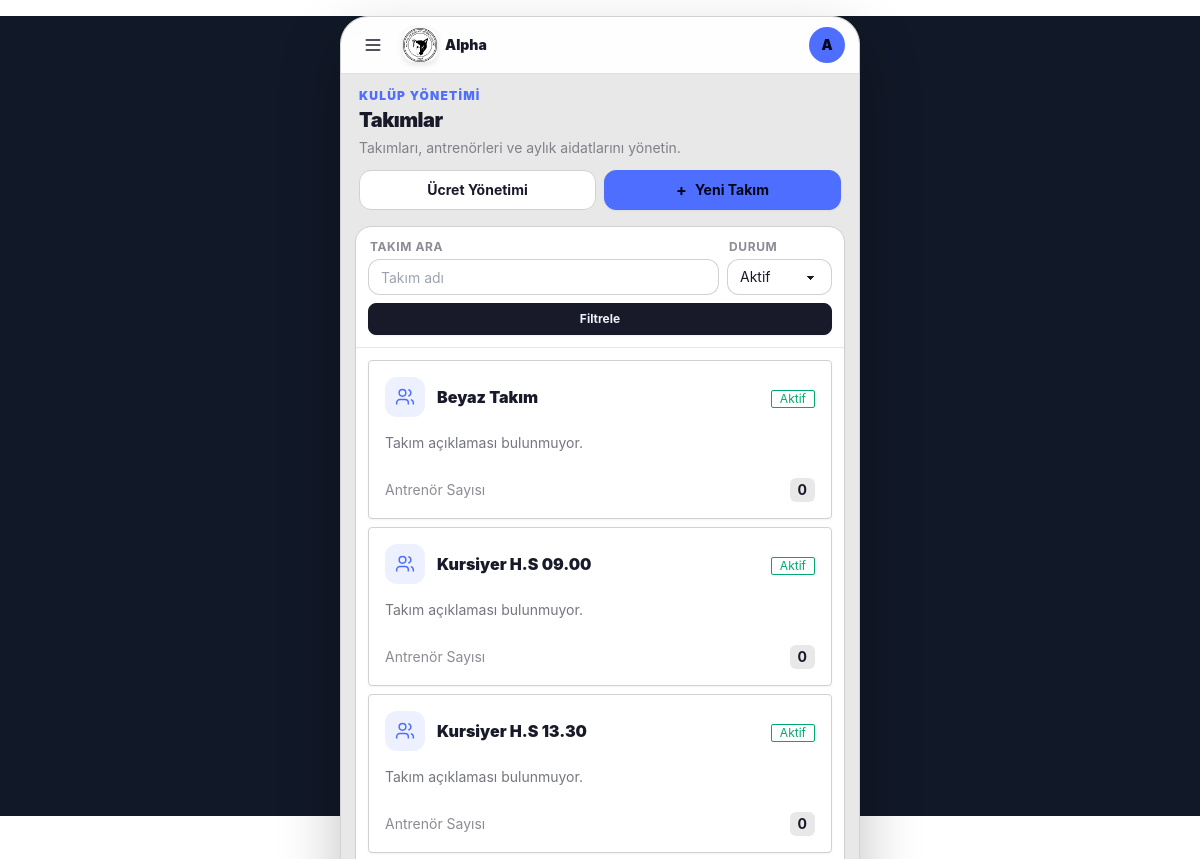
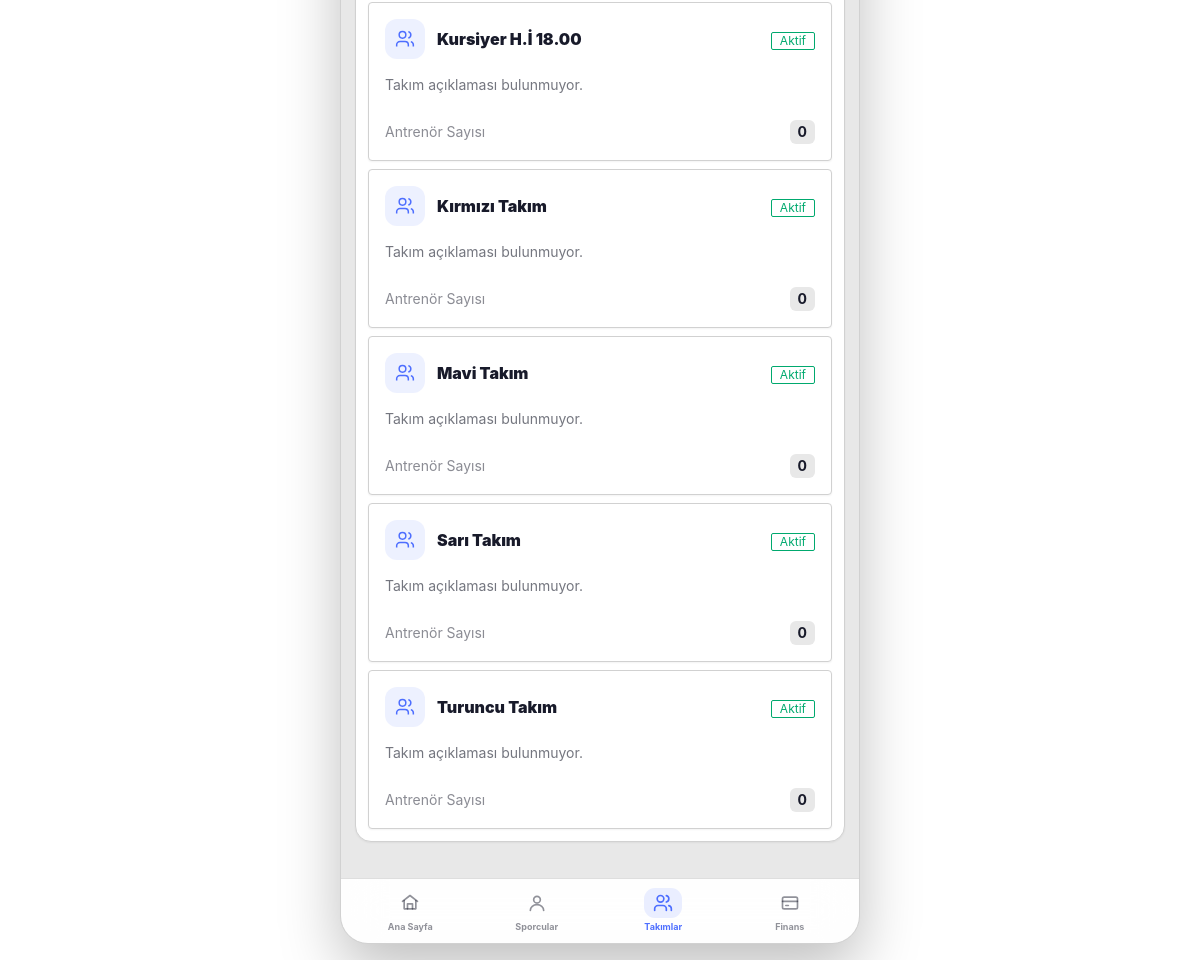
Page /teams/ (signed in) on the committed database (2 pictures, top to bottom).
### users/models.py (models this page shows, shortened)
class User(AbstractUser):
    class Role(models.TextChoices):
        PARENT = 'parent', 'Veli'
        ADMIN = 'admin', 'Yönetici'
        COACH = 'coach', 'Antrenör'
        FINANCE = 'finance', 'Mali İşler'
    email = models.EmailField(unique=True, verbose_name="E-posta Adresi")
    role = models.CharField(
        max_length=20,
        choices=Role.choices,
        default=Role.PARENT,
        verbose_name="Kullanıcı Rolü"
    )
    phone_number = models.CharField(max_length=15, blank=True, null=True, verbose_name="Telefon Numarası")
    tc_identity = models.CharField(max_length=11, blank=True, null=True, verbose_name="T.C. Kimlik No")
    USERNAME_FIELD = 'email'
    REQUIRED_FIELDS = ['username', 'first_name', 'last_name']
    class Meta:
        verbose_name = "Kullanıcı"
        verbose_name_plural = "Kullanıcılar"

### teams/models.py (models this page shows, shortened)
class Team(models.Model):
    name = models.CharField(max_length=100, verbose_name="Takım / Grup Adı")
    description = models.TextField(blank=True, null=True, verbose_name="Açıklama / Yaş Grubu")
    coaches = models.ManyToManyField(
        settings.AUTH_USER_MODEL,
        blank=True,
        limit_choices_to={'role__in': ['coach', 'club_admin']},
        related_name='assigned_teams',
        verbose_name="Sorumlu Antrenörler"
    )
    is_active = models.BooleanField(default=True, verbose_name="Aktif mi?")
    created_at = models.DateTimeField(auto_now_add=True)
    class Meta:
        verbose_name = "Takım"
        verbose_name_plural = "Takımlar"

### teams/views.py (the view)
# urls.py: path('', views.team_list, name='team-list'),
@login_required
def team_list(request):
	return render(request, 'team/team_list.html', _team_context(request))

### templates/team/team_list.html (shortened to what this page needs)
{% extends "base.html" %}
{% block content %}
<div class="w-full space-y-4">
    <header class="px-1">
        <div class="flex items-start justify-between gap-3">
            <div class="min-w-0">
                <p class="text-[10px] font-black uppercase tracking-widest text-primary">
                    Kulüp yönetimi
                </p>
                <h1 class="mt-0.5 text-xl font-black tracking-tight text-base-content">
                    Takımlar
                </h1>
                <p class="mt-1 text-xs text-base-content/50">
                    Takımları, antrenörleri ve aylık aidatlarını yönetin.
                </p>
            </div>
        </div>
        <div class="mt-3 grid grid-cols-2 gap-2">
            <a
                href="{% url 'fee-management' %}"
                class="btn btn-outline btn-sm h-10 min-h-0 rounded-xl border-base-300 bg-base-100 text-xs font-bold text-base-content hover:border-primary hover:bg-primary/5">
                Ücret Yönetimi
            </a>
            <button
                type="button"
                class="btn btn-primary btn-sm h-10 min-h-0 rounded-xl text-xs font-bold shadow-sm"
                hx-get="{% url 'team-create' %}"
                hx-target="#team-modal-container"
                hx-swap="innerHTML">
                <span class="text-base font-bold leading-none">+</span>
                Yeni Takım
            </button>
        </div>
    </header>
    <section class="overflow-hidden rounded-2xl border border-base-300 bg-base-100 shadow-sm">
        <form
            method="get"
            class="border-b border-base-200 bg-base-50/50 p-3">
            <div class="grid grid-cols-[1fr_auto] items-end gap-2">
                <label class="form-control min-w-0">
                    <span class="mb-1 px-0.5 text-[9px] font-bold uppercase tracking-wider text-base-content/50">
                        Takım ara
                    </span>
                    <input
                        type="search"
                        name="q"
                        value="{{ query }}"
                        placeholder="Takım adı"
                        class="input input-bordered input-sm h-9 min-h-0 w-full rounded-xl bg-base-100 text-xs"
                    >
                </label>
                <label class="form-control w-[105px]">
                    <span class="mb-1 px-0.5 text-[9px] font-bold uppercase tracking-wider text-base-content/50">
                        Durum
                    </span>
                    <select
                        name="status"
                        class="select select-bordered select-sm h-9 min-h-0 w-full rounded-xl bg-base-100 text-xs">
                        <option value="active" {% if status == 'active' %}selected{% endif %}>
                            Aktif
                        </option>
                    </select>
                </label>
            </div>
            <button
                type="submit"
                class="btn btn-neutral btn-sm mt-2 h-8 min-h-0 w-full rounded-lg text-[10px] font-bold">
                Filtrele
            </button>
        </form>
        <div class="w-full overflow-x-auto">
            {% include 'team/partials/team_table.html' %}
        </div>
    </section>
</div>
{% endblock %}

### templates/base.html (shortened to what this page needs)
<!DOCTYPE html>
<html lang="tr" data-theme="corporate">
<head>
    <link
        href="https://cdn.jsdelivr.net/npm/daisyui@4.12.10/dist/full.min.css"
        rel="stylesheet"
        type="text/css"
    >
    <script src="https://cdn.tailwindcss.com"></script>
</head>
<body
    class="select-none antialiased"
    hx-headers='{"X-CSRFToken": "{{ csrf_token }}"}'
>
<div class="app">
    <header class="app-header">
        <div class="header-inner">
            <div class="flex min-w-0 items-center">
                <div class="dropdown">
                    <label
                        tabindex="0"
                        class="header-button cursor-pointer"
                        aria-label="Menüyü aç"
                    >
                        <svg
                            class="h-5 w-5"
                            viewBox="0 0 24 24"
                            fill="none"
                            stroke="currentColor"
                            stroke-width="2"
                            stroke-linecap="round"
                        >
                            <path d="M4 6h16"/>
                            <path d="M4 12h16"/>
                            <path d="M4 18h16"/>
                        </svg>
                    </label>
                </div>
                <a
                    href="{% url 'dashboard-index' %}"
                    class="ml-1 flex min-w-0 items-center gap-2 px-1.5"
                >
                    <img
                        src="/media/logos/fk1.png"
                        alt="Spor Kulübü"
                        class="app-logo"
                    >
                    <span class="truncate text-sm font-black">
                        Alpha
                    </span>
                </a>
            </div>
            <div class="dropdown dropdown-end">
                <label
                    tabindex="0"
                    class="
                        header-button
                        avatar
                        placeholder
                        cursor-pointer
                    "
                    aria-label="Kullanıcı menüsü"
                >
                    <div
                        class="
                            w-9
                            rounded-full
                            bg-primary
                            text-xs
                            font-black
                            text-primary-content
                        "
                    >
                        <span>
                            {{request.user.first_name|first|default:request.user.username|first|upper}}
                        </span>
                    </div>
                </label>
            </div>
        </div>
    </header>
    <main class="app-content">
        {% block content %}
        {% endblock %}
    </main>
<nav class="bottom-nav">
    <div class="bottom-nav-inner">
        <a
            href="{% url 'dashboard-index' %}"
            class="
                bottom-nav-item
            "
        >
            <span class="nav-icon">
                <svg
                    viewBox="0 0 24 24"
                    fill="none"
                    stroke="currentColor"
                    stroke-width="2"
                    stroke-linecap="round"
                    stroke-linejoin="round"
                >
                    <path d="m3 10 9-7 9 7"/>
                    <path d="M5 9v10h14V9"/>
                    <path d="M9 19v-6h6v6"/>
                </svg>
            </span>
            <span>Ana Sayfa</span>
        </a>
        <a
            href="{% url 'athlete-manage-list' %}"
            class="
                bottom-nav-item
            "
        >
            <span class="nav-icon">
                <svg
                    viewBox="0 0 24 24"
                    fill="none"
                    stroke="currentColor"
                    stroke-width="2"
                    stroke-linecap="round"
                    stroke-linejoin="round"
                >
                    <circle
                        cx="12"
                        cy="8"
                        r="4"
                    />
                    <path
                        d="M4 21c0-4 3.5-7 8-7s8 3 8 7"
                    />
                </svg>
            </span>
            <span>Sporcular</span>
        </a>
        <a
            href="{% url 'team-list' %}"
            class="
                bottom-nav-item
                {% if request.resolver_match.url_name == 'team-list' or request.resolver_match.url_name == 'team-detail' %}
                    active
                {% endif %}
            "
        >
            <span class="nav-icon">
                <svg
                    viewBox="0 0 24 24"
                    fill="none"
                    stroke="currentColor"
                    stroke-width="2"
                    stroke-linecap="round"
                    stroke-linejoin="round"
                >
                    <path d="M16 21v-2a4 4 0 0 0-4-4H6a4 4 0 0 0-4 4v2"/>
                    <circle
                        cx="9"
                        cy="7"
                        r="4"
                    />
                    <path d="M22 21v-2a4 4 0 0 0-3-3.87"/>
                    <path d="M16 3.13a4 4 0 0 1 0 7.75"/>
                </svg>
            </span>
            <span>Takımlar</span>
        </a>
        <a
            href="{% url 'finance-dashboard' %}"
            class="
                bottom-nav-item
            "
        >
            <span class="nav-icon">
                <svg
                    viewBox="0 0 24 24"
                    fill="none"
                    stroke="currentColor"
                    stroke-width="2"
                    stroke-linecap="round"
                    stroke-linejoin="round"
                >
                    <rect
                        x="3"
                        y="5"
                        width="18"
                        height="14"
                        rx="2"
                    />
                    <path d="M3 10h18"/>
                    <path d="M7 15h3"/>
                </svg>
            </span>
            <span>Finans</span>
        </a>
    </div>
</nav>
</div>
</body>
</html>

### templates/team/partials/team_table.html
<div id="team-table" class="grid grid-cols-1 gap-2 p-3">
    {% for team in teams %}
    <a href="{% url 'team-detail' team.pk %}" class="group card border border-base-300 bg-base-100 shadow-sm transition-all active:scale-[0.98] hover:border-primary/50">
        <div class="card-body p-4">
            <div class="flex items-center justify-between gap-3">
                <div class="flex items-center gap-3 min-w-0">
                    <span class="grid h-10 w-10 shrink-0 place-items-center rounded-xl bg-primary/10 text-primary">
                        <svg class="h-5 w-5" viewBox="0 0 24 24" fill="none" stroke="currentColor" stroke-width="1.8">
                            <path d="M16 21v-2a4 4 0 0 0-4-4H6a4 4 0 0 0-4 4v2"/><circle cx="9" cy="7" r="4"/>
                            <path d="M22 21v-2a4 4 0 0 0-3-3.87M16 3.13a4 4 0 0 1 0 7.75"/>
                        </svg>
                    </span>
                    <h2 class="text-base font-black text-base-content truncate">{{ team.name }}</h2>
                </div>
                <div class="shrink-0">
                    {% if team.is_active %}
                        <span class="badge badge-success badge-outline text-[10px] px-2 py-0 h-auto">Aktif</span>
                    {% else %}
                        <span class="badge badge-ghost text-[10px] px-2 py-0 h-auto">Pasif</span>
                    {% endif %}
                </div>
            </div>
            <p class="text-xs text-base-content/60 mt-2 line-clamp-2 min-h-0">
                {{ team.description|default:'Takım açıklaması bulunmuyor.' }}
            </p>
            <div class="mt-2 flex items-center justify-between border-t border-base-100 pt-2 text-xs">
                <span class="text-base-content/50">Antrenör Sayısı</span>
                <span class="font-bold text-base-content bg-base-200 px-2 py-0.5 rounded-md">{{ team.coaches.count }}</span>
            </div>
        </div>
    </a>
    {% empty %}
        <div class="col-span-full py-12 text-center text-xs text-base-content/50">Kayıt bulunamadı.</div>
    {% endfor %}
</div>

### rows in the picture
User: user.first_name|first "A"
Team: name "Beyaz Takım", is_active "Aktif", description "Takım açıklaması bulunmuyor.", coaches.count "0"
Team: name "Kursiyer H.S 09.00", is_active "Aktif", description "Takım açıklaması bulunmuyor.", coaches.count "0"
Team: name "Kursiyer H.S 13.30", is_active "Aktif", description "Takım açıklaması bulunmuyor.", coaches.count "0"
Team: name "Kursiyer H.İ 18.00", is_active "Aktif", description "Takım açıklaması bulunmuyor.", coaches.count "0"
Team: name "Kırmızı Takım", is_active "Aktif", description "Takım açıklaması bulunmuyor.", coaches.count "0"
Team: name "Mavi Takım", is_active "Aktif", description "Takım açıklaması bulunmuyor.", coaches.count "0"
Team: name "Sarı Takım", is_active "Aktif", description "Takım açıklaması bulunmuyor.", coaches.count "0"
Team: name "Turuncu Takım", is_active "Aktif", description "Takım açıklaması bulunmuyor.", coaches.count "0"
